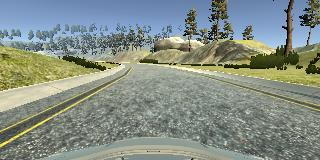
#> input picture resources/center_2022_11_14_10_22_32_396.jpg, 320 x 160 px; its folder holds only this picture in this run
$ python -i opencv_lane_detection.py   (imports and definitions only)
#> lines starting #> are read from the running program, lines starting #| are printed output that depends on the picture; after the words box and inside, x2 and y2 are one past the last pixel; in counts of white or black regions, pixels touching at a corner belong together
# importing some useful packages
import matplotlib.pyplot as plt
import matplotlib.image as mpimg
import numpy as np
import cv2
from shapely.geometry import LineString
import math


# --- Lane Detection Pipeline ---
# Helper Functions
def region_of_interest(img, vertices):
    """
    Applies an image mask.

    Only keeps the region of the image defined by the polygon
    formed from `vertices`. The rest of the image is set to black.
    """
    # defining a blank mask to start with
    mask = np.zeros_like(img)

    # defining a 3 channel or 1 channel color to fill the mask with depending on the input image
    if len(img.shape) > 2:
        channel_count = img.shape[2]  # i.e. 3 or 4 depending on your image
        ignore_mask_color = (255,) * channel_count
    else:
        ignore_mask_color = 255

    # filling pixels inside the polygon defined by "vertices" with the fill color
    cv2.fillPoly(mask, vertices, ignore_mask_color)

    # returning the image only where mask pixels are nonzero
    masked_image = cv2.bitwise_and(img, mask)
    # plt.imshow(masked_image)
    # plt.show()
    return masked_image


# My Helper Functions
def intersection(line0, line1):
    """Find the point where two lines intersect

    Parameters
    ----------
    line0 : numpy.ndarray
        two points that define a line -- ``[[x0, y0, x1, y1]]``
    line1 : numpy.ndarray
        two points that define a line (same as ``line0``)

    Returns
    -------
    numpy.ndarray
        the point where ``line0`` and ``line1`` intersect -- ``[x, y]``

    """
    # \Delta x and \Delta y
    dx0 = line0[0][2] - line0[0][0]
    dy0 = line0[0][3] - line0[0][1]
    dx1 = line1[0][2] - line1[0][0]
    dy1 = line1[0][3] - line1[0][1]

    # A [x, y]^T = b
    A = np.array([[dy0, -dx0], [dy1, -dx1]])
    b = np.array([line0[0][0] * dy0 - line0[0][1] * dx0, line1[0][0] * dy1 - line1[0][1] * dx1])

    return np.round(np.linalg.solve(A, b))  # .astype(np.uint16)


def find_x_given_y(line, y):
    """Given a line, solve for x when y is specified

    Parameters
    ----------
    line : numpy.ndarray
        two points that define a line -- ``[[x0, y0, x1, y1]]``
    y : float
        we want to find x such that (x, y) is on the line

    Returns
    -------
    numpy.ndarray
        ``[x, y]``, where x is such that (x, y) is on the line

    """
    dx = line[0][2] - line[0][0]
    dy = line[0][3] - line[0][1]

    return np.round(np.array([line[0][0] + (y - line[0][1]) * dx / dy, y]))  # .astype(np.uint16)


def intersection_or_ymax(line0, line1, y_const):
    """Given two lines, return whichever points are lower: their intersection with each other
    or their intersection with the line y=y_const

    Parameters
    ----------
    line0 : numpy.ndarray
        two points that define a line -- ``[[x0, y0, x1, y1]]``
    line1 : numpy.ndarray
        two points that define a line (same as ``line0``)
    y_const : float
        we will find the intersections of ``line0`` and ``line1`` with the line y=y_const

    Returns
    -------
    numpy.ndarray
        the point ``[x, y]`` where ``line0`` intersects ``line1`` OR where ``line0`` intersects y=y_const
    numpy.ndarray
        same as xy0, except for ``line1``

    """
    # point where the lines intersect each other
    xy = intersection(line0, line1)

    if xy[1] > y_const:
        return xy, xy
    else:
        return find_x_given_y(line0, y_const), find_x_given_y(line1, y_const)


def extend_to_bottom_top(line, y_bottom, y_top):
    """Extend ``line`` to the bottom and top of the masked image

    Parameters
    ----------
    line : numpy.ndarray
        two points that define a line -- ``[[x0, y0, x1, y1]]``
    y_bottom : float
        we will find the intersection of ``line`` with the line y=y_bottom
    y_top : float
        we will find the intersection of ``line`` with the line y=y_top

    Returns
    -------
    numpy.ndarray
        two points that define a line -- ``[[x0, y0, x1, y1]]``, where ``y0 = y_bottom``
        and ``y1 = y_top``

    """
    # find the points on the bottom and top
    xy_bottom = find_x_given_y(line, y_bottom)
    xy_top = find_x_given_y(line, y_top)

    return np.array([[xy_bottom[0], xy_bottom[1], xy_top[0], xy_top[1]]])


def extend_to_bottom(line, y_bottom):
    """Extend ``line`` to the bottom of the masked image

    Parameters
    ----------
    line : numpy.ndarray
        two points that define a line -- ``[[x0, y0, x1, y1]]``
    y_bottom : float
        we will find the intersection of ``line`` with the line y=y_bottom

    Returns
    -------
    numpy.ndarray
        two points that define a line -- ``[[x0, y0, x1, y1]]``, where ``y0 = y_bottom``

    """
    # find the points on the bottom and top
    xy_bottom = find_x_given_y(line, y_bottom)

    if line[0][1] > line[0][3]:
        return np.array([[xy_bottom[0], xy_bottom[1], line[0][2], line[0][3]]])
    else:
        return np.array([[xy_bottom[0], xy_bottom[1], line[0][0], line[0][1]]])


def get_slope(line):
    """Get the slope of the line

    Parameters
    ----------
    line : numpy.ndarray
        two points that define a line -- ``[[x0, y0, x1, y1]]``

    Returns
    -------
    float
        the slope of the line

    """
    if np.abs(float(line[0][2]) - float(line[0][0])) < 1e-6:
        return 1e6
    else:
        return (float(line[0][3]) - float(line[0][1])) / (float(line[0][2]) - float(line[0][0]))


def intersection_point(line1_p1, line1_p2, line2_p1, line2_p2):
    line1 = LineString([(line1_p1[0], line1_p1[1]), (line1_p2[0], line1_p2[1])])
    line2 = LineString([(line2_p1[0], line2_p1[1]), (line2_p2[0], line2_p2[1])])
    intersection = line1.intersection(line2)
    # print(intersection)

    if (intersection.is_empty):
        return False
    else:
        x, y = intersection.xy
        return [list(x)[0], list(y)[0]]


# My process_image() Function
def process_image(image):
    """Draw the lane lines on an image

    Parameters
    ----------
    image :
        the input image (RGB)

    Returns
    -------
    lines_edges :
        the input image with lane lines drawn on (RGB)

    """
    # convert to grayscale
    gray = cv2.cvtColor(image, cv2.COLOR_RGB2GRAY)
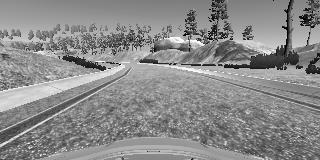
#> gray: shape (160, 320); min 0, max 253, mean 138.6

    # get the image dimensions
    rows, cols = gray.shape
#> rows = 160; cols = 320

    # STEP 1: apply Gaussian blur
    kernel_size = (5, 5)
    blur_gray = cv2.GaussianBlur(gray, kernel_size, 0)
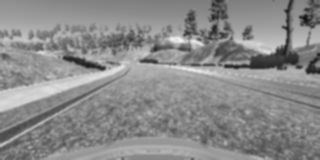
#> blur_gray: shape (160, 320); min 17, max 243, mean 138.6

    # STEP 2: Canny edge detection
    low_threshold = 50
    high_threshold = 150
    # med_val = np.median(gray)
    # low_threshold = int(max(0, .7 * med_val))
    # high_threshold = int(min(255, 1.4 * med_val))
    edges = cv2.Canny(blur_gray, low_threshold, high_threshold)
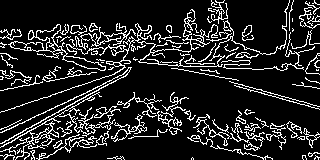
#> edges: shape (160, 320); 14.6% white in thin lines or dots

    # STEP 3: apply a mask to the image
    # parameters for the image mask and for filtering lines
    left = 0.0 * cols
#> left = 0
    right = 1.0 * cols
#> right = 320
    x_margin = 0.40 * cols
#> x_margin = 128
    bottom = 0.85 * rows
#> bottom = 136
    top = 0.40 * rows
#> top = 64
    top_width = 0.35 * cols
#> top_width = 112

    # parameters for filtering lines
    left_min = left
#> left_min = 0
    left_max = 0.2 * cols
#> left_max = 64
    right_min = 0.8 * cols
#> right_min = 256
    right_max = right
#> right_max = 320

    # a mask to be applied to the image
    top_left = (left + right - top_width) / 2
#> top_left = 104
    top_right = (left + right + top_width) / 2
#> top_right = 216
    vertices = np.array([[
        (left - x_margin, bottom),
        (top_left, top),
        (top_right, top),
        (right + x_margin, bottom)
    ]],
        dtype=np.int32)

    masked_edges = region_of_interest(edges, vertices)
#> in region_of_interest, `cv2.fillPoly(mask, vertices, ignore_mask_color)`:
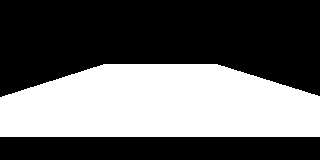
#> mask: shape (160, 320); 39% white; 1 white region, box (x1, y1, x2, y2) and area: (0, 64, 320, 137) 19963
#> in region_of_interest, `masked_image = cv2.bitwise_and(img, mask)`:
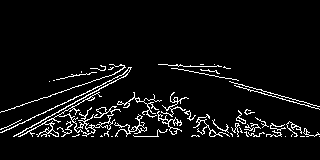
#> masked_image: shape (160, 320); 5.6% white in thin lines or dots, all inside (x1, y1, x2, y2) = (0, 64, 320, 137)

    # Define the Hough transform parameters
    # Make a blank the same size as our image to draw on
    rho = 1  # distance resolution in pixels of the Hough grid
    theta = np.pi / 180  # angular resolution in radians of the Hough grid

    threshold = 10  # minimum number of votes (intersections in Hough grid cell)
    min_line_length = 50  # minimum number of pixels making up a line
    max_line_gap = 25  # maximum gap in pixels between connectable line segments

    # initialize ``good_lines`` for the purpose of the while loop
    good_lines = []

    # adjust Hough transform parameters until we only get two lines
    while len(good_lines) != 2 and threshold > 0:
        # STEP 4: apply the Hough Transform on the ``masked_edges`` image
        lines = cv2.HoughLinesP(masked_edges, rho, theta, threshold, np.array([]),
                                min_line_length, max_line_gap)

        # STEP 5: process and filter the lines found by the Hough transform
        # sort the lines by their length
        lines = sorted(lines, key=lambda x: np.linalg.norm(x[2:] - x[:2]), reverse=True)

        # extend the lines to the bottom and top of the masked image
        lines = [extend_to_bottom_top(line, rows, top) for line in lines]

        # filter out lines based on their x-coordinates at the bottom and top of the masked image
        lines = [line for line in lines
                 if ((left_min <= line[0][0] <= left_max or right_min <= line[0][0] <= right_max) and
                     0.4 * cols <= line[0][2] <= 0.7 * cols)]

        # if we have more than 1 line, try to choose two lines
        if len(lines) > 1:
            # the first line is the longest line ==> calculate its slope
            m0 = get_slope(lines[0])

            # the second line is the longest line with opposite slope of the first line
            for line in lines:
                m1 = get_slope(line)
                if np.sign(m1) != np.sign(m0):
                    # remove "bad" entries in ``lines``
                    good_lines = [lines[0], line]

                    # get the top endpoints of the lines
                    xy0, xy1 = intersection_or_ymax(good_lines[0], good_lines[1], top)
                    good_lines[0][0][2:] = xy0
                    good_lines[1][0][2:] = xy1
                    break

        # if we didn't find two good lines, then cut the Hough parameters in half and repeat
        threshold //= 2
        min_line_length /= 2
        max_line_gap /= 2
#> this loop made 3 passes
#> (lines, m0) on pass 1: ([[[29, 160, 128, 64]], [[14, 160, 218, 64]]], -0.97)
#> m0 on pass 2: -0.793

    # [5 lines of commented-out code are left out]

    intersection_cor = intersection_point(
        (good_lines[0].item(0), good_lines[0].item(1)),
        (good_lines[0].item(2), good_lines[0].item(3)),
        (good_lines[1].item(0), good_lines[0].item(1)),
        (good_lines[1].item(2), good_lines[0].item(3)),
    )

    degrees = 0
    if intersection_cor:
        degrees = 90 + math.degrees(math.atan2(intersection_cor[1] - rows, intersection_cor[0] - cols/2))

    # # Create a "color" binary image to combine with line image
    # color_edges = np.dstack((edges, edges, edges))
    #
    # # Draw the lines on the edge image
    # lines_edges = cv2.addWeighted(image, 0.8, line_image, 1, 0)

    return degrees


# [12 lines of commented-out code are left out]

>>> import cv2
>>> picture = cv2.cvtColor(cv2.imread('resources/center_2022_11_14_10_22_32_396.jpg'), cv2.COLOR_BGR2RGB)
>>> result = process_image(picture)

$ run again, on resources/center_2022_11_14_10_25_15_900.jpg
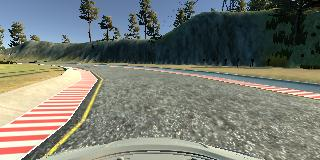
#> input picture resources/center_2022_11_14_10_25_15_900.jpg, 320 x 160 px
#> in process_image, `edges = cv2.Canny(blur_gray, low_threshold, high_threshold)`:
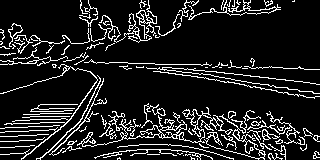
#> edges: shape (160, 320); 12.6% white in thin lines or dots
#> mask: shape (160, 320); 39% white; 1 white region, box (x1, y1, x2, y2) and area: (0, 64, 320, 137) 19963
#> in region_of_interest, `masked_image = cv2.bitwise_and(img, mask)`:
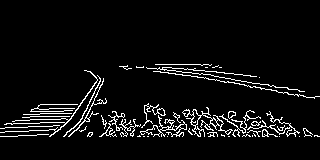
#> masked_image: shape (160, 320); 5.7% white in thin lines or dots, all inside (x1, y1, x2, y2) = (0, 64, 320, 137)

$ run again, on resources/center_2022_11_14_10_25_33_483.jpg
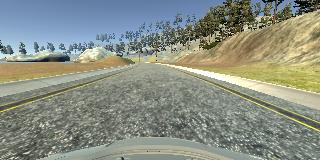
#> input picture resources/center_2022_11_14_10_25_33_483.jpg, 320 x 160 px
#> in process_image, `edges = cv2.Canny(blur_gray, low_threshold, high_threshold)`:
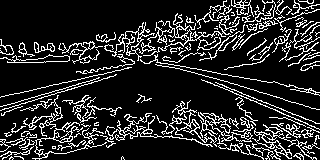
#> edges: shape (160, 320); 16% white in thin lines or dots
#> mask: shape (160, 320); 39% white; 1 white region, box (x1, y1, x2, y2) and area: (0, 64, 320, 137) 19963
#> in region_of_interest, `masked_image = cv2.bitwise_and(img, mask)`:
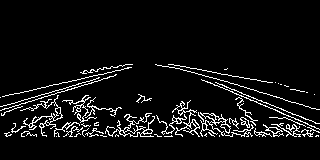
#> masked_image: shape (160, 320); 6.5% white in thin lines or dots, all inside (x1, y1, x2, y2) = (0, 64, 320, 137)

$ run again, on resources/center_2022_11_14_10_26_12_067.jpg
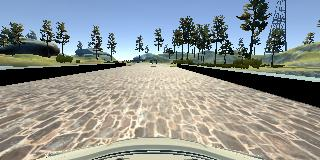
#> input picture resources/center_2022_11_14_10_26_12_067.jpg, 320 x 160 px
#> in process_image, `edges = cv2.Canny(blur_gray, low_threshold, high_threshold)`:
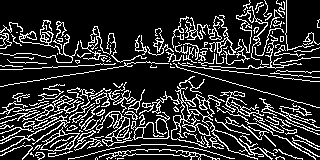
#> edges: shape (160, 320); 18.7% white in thin lines or dots
#> mask: shape (160, 320); 39% white; 1 white region, box (x1, y1, x2, y2) and area: (0, 64, 320, 137) 19963
#> in region_of_interest, `masked_image = cv2.bitwise_and(img, mask)`:
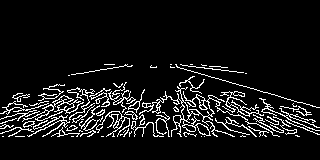
#> masked_image: shape (160, 320); 8.4% white in thin lines or dots, all inside (x1, y1, x2, y2) = (0, 64, 320, 137)
